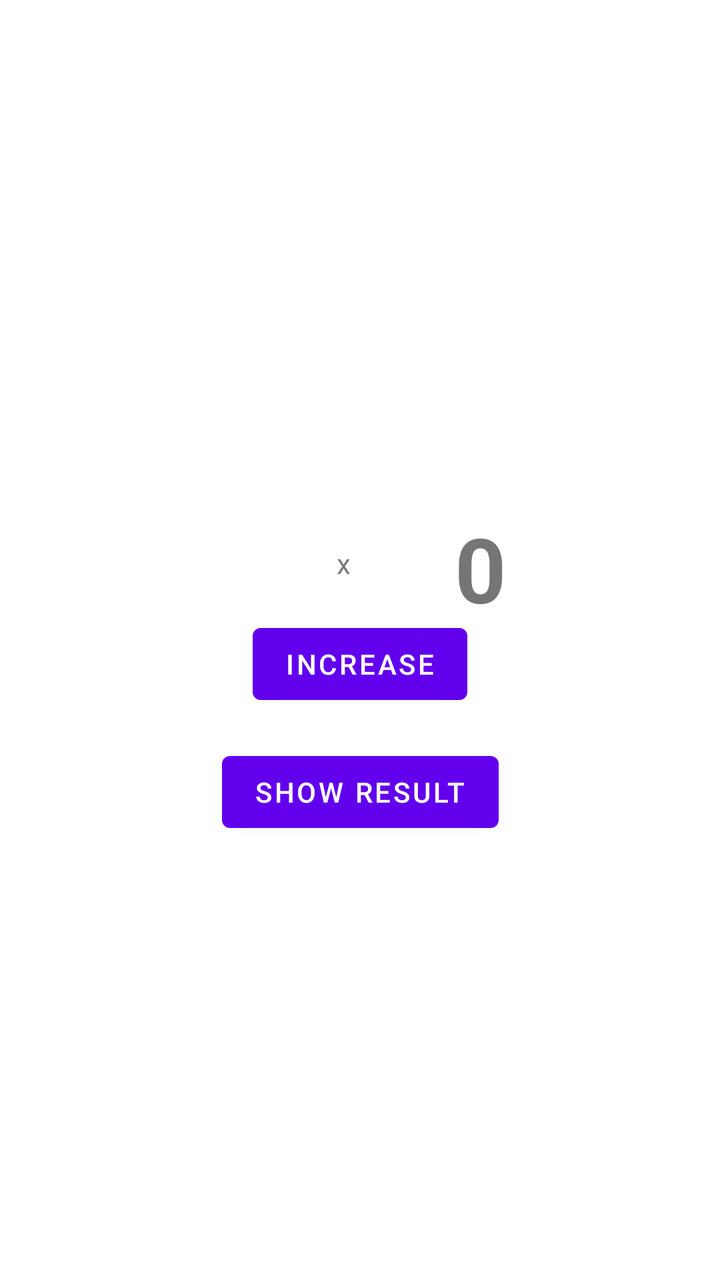
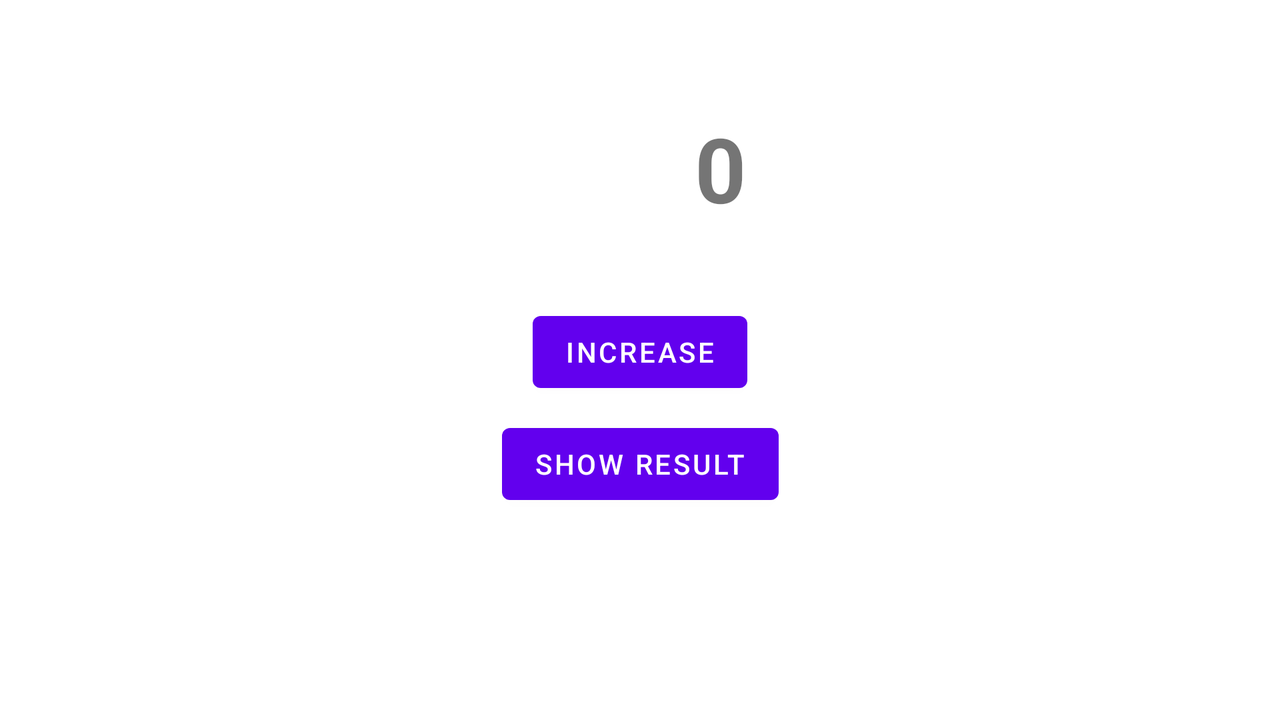

One screen, two layout resources from the same app: the default and the repository's alternative for another configuration. Each is rendered where Android would select it; the XML of both is given below.
<!-- AndroidManifest.xml: application theme Theme.RavensCounter -->
<!-- res/layout/activity_main.xml -->
<?xml version="1.0" encoding="utf-8"?>
<androidx.constraintlayout.widget.ConstraintLayout xmlns:android="http://schemas.android.com/apk/res/android"
    xmlns:app="http://schemas.android.com/apk/res-auto"
    xmlns:tools="http://schemas.android.com/tools"
    android:layout_width="match_parent"
    android:layout_height="match_parent"
    tools:context=".MainActivity">

    <TextView
        android:id="@+id/text_show"
        android:layout_width="120dp"
        android:layout_height="72dp"
        android:layout_marginTop="248dp"
        android:layout_marginEnd="60dp"
        android:gravity="center|center_horizontal|center_vertical"
        android:text="0"
        android:textSize="45sp"
        android:textStyle="bold"
        app:layout_constraintEnd_toEndOf="parent"
        app:layout_constraintTop_toTopOf="parent" />

    <ImageView
        android:id="@+id/image_raven"
        android:layout_width="83dp"
        android:layout_height="72dp"
        android:layout_marginStart="80dp"
        android:layout_marginTop="248dp"
        app:layout_constraintStart_toStartOf="parent"
        app:layout_constraintTop_toTopOf="parent"
        app:srcCompat="@drawable/raven" />

    <TextView
        android:id="@+id/text_count"
        android:layout_width="wrap_content"
        android:layout_height="wrap_content"
        android:layout_marginTop="272dp"
        android:text="x"
        app:layout_constraintEnd_toStartOf="@+id/text_show"
        app:layout_constraintHorizontal_bias="0.54"
        app:layout_constraintStart_toEndOf="@+id/image_raven"
        app:layout_constraintTop_toTopOf="parent" />

    <Button
        android:id="@+id/button_increase_raven"
        android:layout_width="wrap_content"
        android:layout_height="wrap_content"
        android:layout_marginBottom="284dp"
        android:onClick="increaseRaven"
        android:text="@string/increase_button"
        app:layout_constraintBottom_toBottomOf="parent"
        app:layout_constraintEnd_toEndOf="parent"
        app:layout_constraintStart_toStartOf="parent" />

    <Button
        android:id="@+id/result_button"
        android:layout_width="wrap_content"
        android:layout_height="wrap_content"
        android:layout_marginTop="16dp"
        android:text="@string/show_result"
        android:onClick="showResult"
        app:layout_constraintEnd_toEndOf="parent"
        app:layout_constraintStart_toStartOf="parent"
        app:layout_constraintTop_toBottomOf="@+id/button_increase_raven" />

</androidx.constraintlayout.widget.ConstraintLayout>
<!-- resources referenced by this layout -->
<resources>
  <string name="increase_button">Increase</string>
  <string name="show_result">show result</string>
  <style name="Theme.RavensCounter" parent="Theme.MaterialComponents.DayNight.DarkActionBar">
          
          <item name="colorPrimary">@color/purple_500</item>
          <item name="colorPrimaryVariant">@color/purple_700</item>
          <item name="colorOnPrimary">@color/white</item>
          
          <item name="colorSecondary">@color/teal_200</item>
          <item name="colorSecondaryVariant">@color/teal_700</item>
          <item name="colorOnSecondary">@color/black</item>
          
          <item name="android:statusBarColor" tools:targetApi="l">?attr/colorPrimaryVariant</item>
          
      </style>
</resources>
<!-- res/layout-land/activity_main.xml (the repository's variant of the layout above) -->
<!-- drawn on the phone turned sideways -->
<?xml version="1.0" encoding="utf-8"?>
<androidx.constraintlayout.widget.ConstraintLayout xmlns:android="http://schemas.android.com/apk/res/android"
    xmlns:app="http://schemas.android.com/apk/res-auto"
    xmlns:tools="http://schemas.android.com/tools"
    android:layout_width="match_parent"
    android:layout_height="match_parent"
    tools:context=".MainActivity">

    <Button
        android:id="@+id/result_button2"
        android:layout_width="wrap_content"
        android:layout_height="wrap_content"
        android:layout_marginTop="8dp"
        android:onClick="showResult"
        android:text="@string/show_result"
        app:layout_constraintEnd_toEndOf="parent"
        app:layout_constraintStart_toStartOf="parent"
        app:layout_constraintTop_toBottomOf="@+id/button_increase_raven" />

    <TextView
        android:id="@+id/text_show"
        android:layout_width="120dp"
        android:layout_height="72dp"
        android:layout_marginTop="48dp"
        android:layout_marginEnd="220dp"
        android:gravity="center|center_horizontal|center_vertical"
        android:text="0"
        android:textSize="45sp"
        android:textStyle="bold"
        app:layout_constraintEnd_toEndOf="parent"
        app:layout_constraintTop_toTopOf="parent" />

    <TextView
        android:id="@+id/text_count"
        android:layout_width="wrap_content"
        android:layout_height="wrap_content"
        android:layout_marginTop="76dp"
        android:text="x"
        app:layout_constraintEnd_toStartOf="@+id/text_show"
        app:layout_constraintHorizontal_bias="0.684"
        app:layout_constraintStart_toEndOf="@+id/image_raven"
        app:layout_constraintTop_toTopOf="parent" />

    <Button
        android:id="@+id/button_increase_raven"
        android:layout_width="wrap_content"
        android:layout_height="wrap_content"
        android:layout_marginTop="32dp"
        android:onClick="increaseRaven"
        android:text="@string/increase_button"
        app:layout_constraintEnd_toEndOf="parent"
        app:layout_constraintStart_toStartOf="parent"
        app:layout_constraintTop_toBottomOf="@+id/text_show" />

    <ImageView
        android:id="@+id/image_raven"
        android:layout_width="83dp"
        android:layout_height="72dp"
        android:layout_marginStart="244dp"
        android:layout_marginTop="48dp"
        app:layout_constraintStart_toStartOf="parent"
        app:layout_constraintTop_toTopOf="parent"
        app:srcCompat="@drawable/raven" />

</androidx.constraintlayout.widget.ConstraintLayout>
